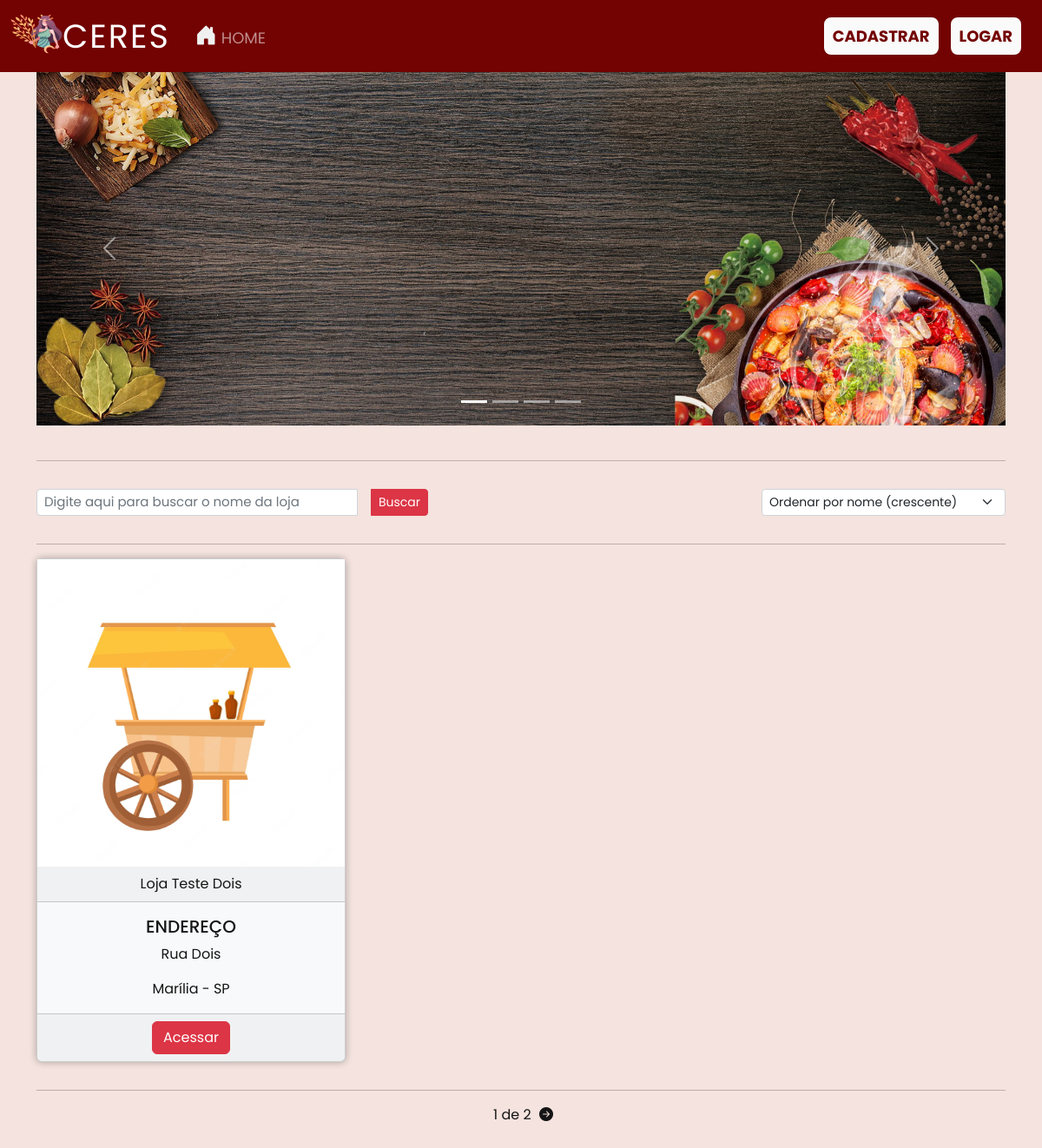
The page / on the database its author committed.
### apps/store/models.py (models this page shows)
class Store(models.Model):
    name = models.CharField(max_length = 100)
    district = models.CharField(max_length = 150)
    address = models.CharField(max_length = 50)
    number = models.CharField(max_length = 20)
    state = models.CharField(max_length = 50)
    city = models.CharField(max_length = 50)
    phone = models.CharField(max_length = 15)
    created_at = models.DateTimeField(default=datetime.now, blank=True)
    user = models.ForeignKey(User, on_delete=models.DO_NOTHING, db_column='user')
    class Meta:
        db_table = 'stores'

### apps/core/views.py (the view)
# urls.py: path('', views.dashboard, name='dashboard'),
def dashboard(request):
    order = request.GET.get('order', 'name')
    search = request.GET.get('search')
    if search:
        stores = Store.objects.filter(name__contains=search)
    else:
        stores_list = Store.objects.all().order_by(order)
        paginator = Paginator(stores_list, 1)
        page = request.GET.get('page')
        stores = paginator.get_page(page)
    context = {
        'stores': stores,
    }
    return render(request, 'core/dashboard.html', context)

### templates/core/dashboard.html (shortened to what this page needs)
{% extends 'base.html' %}
{% load static %}
{% block content %}
    <main>
        <div class="container" id="slider-container">
            <div id="slider" class="carousel slide" data-bs-ride="carousel">
                <div class="carousel-indicators">
                    <button type="button" data-bs-target="#slider" data-bs-slide-to="0" class="active" aria-current="true" aria-label="Banner 1"></button>
                    <button type="button" data-bs-target="#slider" data-bs-slide-to="1" aria-label="Banner 2"></button>
                    <button type="button" data-bs-target="#slider" data-bs-slide-to="2" aria-label="Banner 3"></button>
                    <button type="button" data-bs-target="#slider" data-bs-slide-to="3" aria-label="Banner 4"></button>
                </div>
                <div class="carousel-inner">
                    <div class="carousel-item active">
                        <img src="{% static 'img/banner-1.jpg' %}" class="d-block w-100" alt="BANNER 1" />
                    </div>
                </div>
                <button class="carousel-control-prev" type="button" data-bs-target="#slider" data-bs-slide="prev">
                    <i class="carousel-control-prev-icon"></i>
                </button>
                <button class="carousel-control-next" type="button" data-bs-target="#slider" data-bs-slide="next">
                    <i class="carousel-control-next-icon"></i>
                </button>
            </div>
        </div>
        <br>
        <div class="container">
            <hr class="mt-3" style="margin-bottom: 32px;">
            <div class="row">
                <div class="col-12 col-md-5">
                    <form class="justify-content-center justify-content-md-start mb-3 mb-mb-0" method="GET" id="form-search">
                        <div class="input-group input-group-sm">
                            <input class="form-control me-3" type="search" id="search" name="search" placeholder="Digite aqui para buscar o nome da loja" aria-label="Search" value="{{ request.GET.search }}">
                            <button class="btn btn-danger" type="submit" id="btn-search">Buscar</button>
                        </div>
                    </form>
                </div>
                <div class="col-12 col-md-7">
                    <div class="d-flex flex-row-reverse justify-content-center justify-content-md-start">
                        <form class="ml-3 d-inline-block" method="GET" id="form-order">
                            <select class="form-select form-select-sm" id="select-search" name="order" onchange="selectOrder()">
                                <option value="name" {% if request.GET.order == 'name' %}selected{% endif %}>Ordenar por nome (crescente)</option>
                            </select>
                        </form>
                    </div>
                </div>
            </div>
            <hr class="mt-3">
            <div class="row">
                {% for store in stores %}
                    <div class="col-xl-4 col-lg-4 col-md-4 col-sm-4 d-flex align-items-stretch pb-3">
                        <div class="card text-center bg-light" style="box-shadow: 0px 0px 8px rgba(0, 0, 0, 0.3)">
                            <img src="{% static 'img/lojas.jpg' %}" alt="{{ store.name }}" class="img-fluid" />
                            <div class="card-header">{{ store.name }}</div>
                            <div class="card-body">
                                <H5 class="card-title">ENDEREÇO</H5>
                                <p class="card-text">{{ store.address }}</p>
                                <p class="card-text">{{ store.city }} - {{ store.state }}</p>
                            </div>
                            <div class="card-footer">
                                <a href="{% url 'store' store.id %}" class="btn btn-danger">Acessar</a>
                            </div>
                        </div>
                    </div>
                {% endfor %}
            </div>
            <hr class="mt-3">
            <div class="row pb-4">
                <div class="col-12">
                    <div class="d-flex flex-row-reverse justify-content-center">
                        <div class="pagination">
                            <div class="step-links">
                                {% if stores.paginator.num_pages %}
                                    <span class="current">
                                        {{ stores.number }} de {{ stores.paginator.num_pages }}
                                    </span>
                                {% endif %}
                                {% if stores.has_next %}
                                    <a href="?page={{ stores.next_page_number }}"><i class="bi bi-arrow-right-circle-fill"></i></a>
                                {% endif %}
                            </div>
                        </div>
                    </div>
                </div>
            </div>
        </div>
    </main>
{% endblock %}

### static/css/css-globais.css (style rules this page uses)
:root { --vinho: #730202; --bege: #F4E3DE; --branco: #FFFFFF; --brancoFormulario: #fafafa; --laranja: #D96704; --preto: #151515; --cinza1: #9A9A9A; --cinza2: #C4C4C4; --cinza3: #E1E1E1; --vermelho: #D90404; }
* { font-family: Arial, Helvetica, sans-serif; font-family: "Poppins", sans-serif; margin: 0; padding: 0; color: var(--preto); }
body { background-color: #F4E3DE; min-height: 100vh }
::placeholder { color: #767575; font-size: 15px; }
.pagination { margin-bottom: 20px; }
.step-links { position: relative; margin-left: auto; margin-right: auto; }
.step-links .current { margin-left: 5px; margin-right: 5px; }

### rows shown on the page
Store: name "Loja Teste Dois", address "Rua Dois", city "Marília", state "SP"

### other values the page prints
{{ stores.number }} "1"
{{ stores.paginator.num_pages }} "2"
